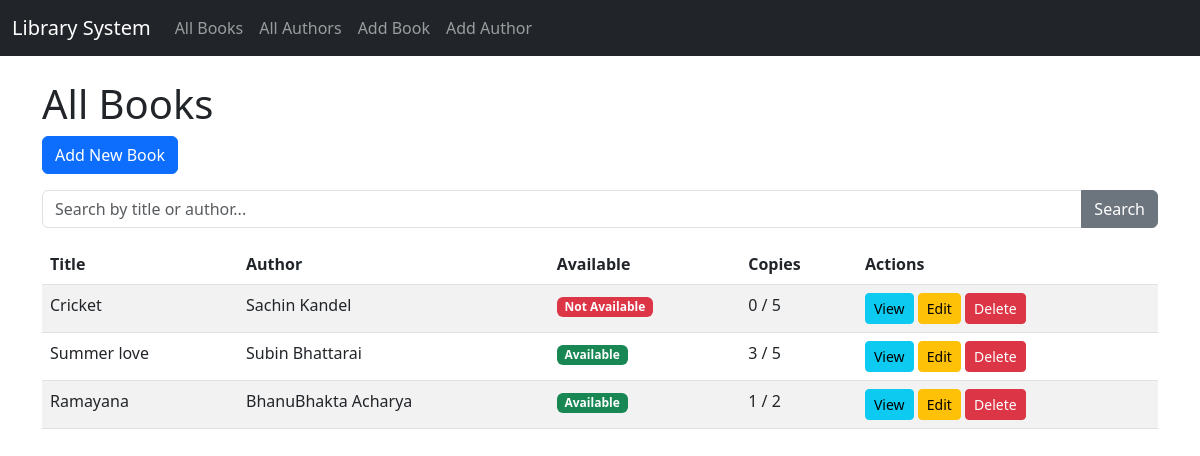
/books/, run on an earlier commit of the app's database.
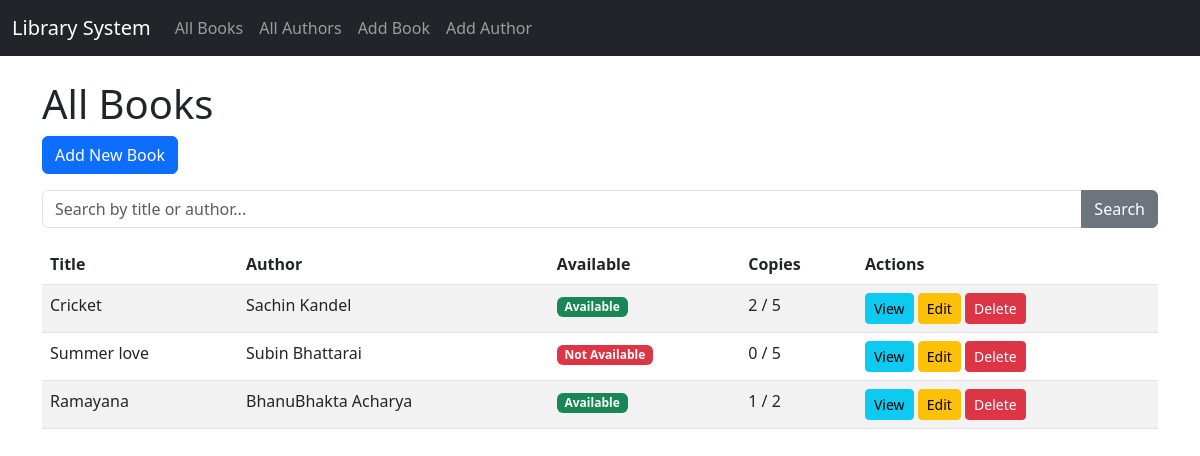
And on a later commit of the database.
### library/models.py (models this page shows, shortened)
class Book(models.Model):
    title = models.CharField(max_length=200)
    author = models.ForeignKey(Author, on_delete=models.CASCADE)
    isbn = models.CharField(max_length=13, unique=True)   #book number
    published_date = models.DateField()
    copies_total = models.PositiveIntegerField(default=1)
    copies_available = models.PositiveIntegerField(default=1)
    @property
    def is_available(self):
        return self.copies_available > 0

class Author(models.Model):
    name = models.CharField(max_length=100)
    date_of_birth = models.DateField(blank=True, null=True)
    bio = models.TextField(blank=True, null=True)

### library/views.py (the view)
# urls.py: path('books/', views.book_list, name='book_list'),
def book_list(request):
    query = request.GET.get('q')
    books = Book.objects.all()  #this is a new and important concept, the Django ORM (Object-Relational Mapper)
    if query:
        books = books.filter(
            title__icontains=query
        ) | books.filter(
            author__name__icontains=query
        )
    return render(request, 'book_list.html', {'books': books, 'query': query})

### templates/book_list.html (shortened to what this page needs)
{% extends 'base.html' %}
{% block content %}
    <h1>All Books</h1>
    <a href="{% url 'book_add' %}" class="btn btn-primary mb-3">Add New Book</a>
    <form method="get" action="{% url 'book_list' %}" class="mb-3">
        <div class="input-group">
            <input type="text" name="q" class="form-control" placeholder="Search by title or author..." value="{{ query|default:'' }}">
            <button type="submit" class="btn btn-secondary">Search</button>
        </div>
    </form>
    <table class="table table-striped">
        <thead>
            <tr>
                <th>Title</th>
                <th>Author</th>
                <th>Available</th>
                <th>Copies</th>
                <th>Actions</th>
            </tr>
        </thead>
        <tbody>
            {% for book in books %}
            <tr>
                <td>{{ book.title }}</td>
                <td>{{ book.author.name }}</td>
                <td>
                    {% if book.is_available %}
                        <span class="badge bg-success">Available</span>
                    {% else %}
                        <span class="badge bg-danger">Not Available</span>
                    {% endif %}
                </td>
                <td>{{ book.copies_available }} / {{ book.copies_total }}</td>
                <td>
                    <a href="{% url 'book_detail' book.pk %}" class="btn btn-sm btn-info">View</a>
                    <a href="{% url 'book_edit' book.pk %}" class="btn btn-sm btn-warning">Edit</a>
                    <a href="{% url 'book_delete' book.pk %}" class="btn btn-sm btn-danger">Delete</a>
                </td>
            </tr>
            {% empty %}
            <tr>
                <td colspan="5">No books found.</td>
            </tr>
            {% endfor %}
        </tbody>
    </table>
{% endblock %}

### templates/base.html (shortened to what this page needs)
<!DOCTYPE html>
<html lang="en">
<head>
    <link href="https://cdn.jsdelivr.net/npm/bootstrap@5.3.0/dist/css/bootstrap.min.css" rel="stylesheet">
</head>
<body>
    {% include 'includes/navbar.html' %}
    <div class="container mt-4">
        {% block content %}
        {% endblock %}
    </div>
</body>
</html>

### templates/includes/navbar.html (shortened to what this page needs)
<nav class="navbar navbar-expand-lg navbar-dark bg-dark">
    <div class="container-fluid">
        <a class="navbar-brand" href="{% url 'home' %}">Library System</a>
        <div class="collapse navbar-collapse" id="navbarNav">
            <ul class="navbar-nav">
                <li class="nav-item">
                    <a class="nav-link" href="{% url 'book_list' %}">All Books</a>
                </li>
                <li class="nav-item">
                    <a class="nav-link" href="{% url 'author_list' %}">All Authors</a>
                </li>
                <li class="nav-item">
                    <a class="nav-link" href="{% url 'book_add' %}">Add Book</a>
                </li>
                <li class="nav-item">
                    <a class="nav-link" href="{% url 'author_add' %}">Add Author</a>
                </li>
            </ul>
        </div>
    </div>
</nav>

What changed in the data, as far as the page shows it:
changed Book "Cricket": copies_available "0" → "2"; copies_available "Not Available" → "Available"
changed Book "Summer love": copies_available "3" → "0"; copies_available "Available" → "Not Available"
